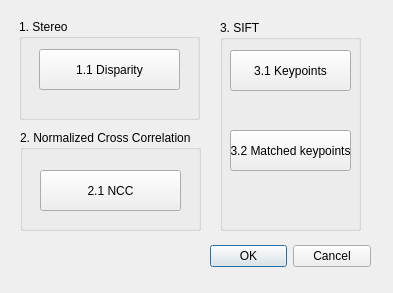
<?xml version="1.0" encoding="UTF-8"?>
<ui version="4.0">
 <class>Dialog</class>
 <widget class="QDialog" name="Dialog">
  <property name="geometry">
   <rect>
    <x>0</x>
    <y>0</y>
    <width>393</width>
    <height>293</height>
   </rect>
  </property>
  <property name="windowTitle">
   <string>Dialog</string>
  </property>
  <widget class="QDialogButtonBox" name="buttonBox">
   <property name="geometry">
    <rect>
     <x>210</x>
     <y>240</y>
     <width>161</width>
     <height>32</height>
    </rect>
   </property>
   <property name="orientation">
    <enum>Qt::Horizontal</enum>
   </property>
   <property name="standardButtons">
    <set>QDialogButtonBox::Cancel|QDialogButtonBox::Ok</set>
   </property>
  </widget>
  <widget class="QGroupBox" name="groupBox">
   <property name="geometry">
    <rect>
     <x>19</x>
     <y>19</y>
     <width>181</width>
     <height>101</height>
    </rect>
   </property>
   <property name="title">
    <string>1. Stereo</string>
   </property>
   <widget class="QPushButton" name="disparity">
    <property name="geometry">
     <rect>
      <x>20</x>
      <y>30</y>
      <width>141</width>
      <height>41</height>
     </rect>
    </property>
    <property name="text">
     <string>1.1 Disparity</string>
    </property>
   </widget>
  </widget>
  <widget class="QGroupBox" name="groupBox_2">
   <property name="geometry">
    <rect>
     <x>220</x>
     <y>20</y>
     <width>141</width>
     <height>211</height>
    </rect>
   </property>
   <property name="title">
    <string>3. SIFT</string>
   </property>
   <widget class="QPushButton" name="keypoints">
    <property name="geometry">
     <rect>
      <x>10</x>
      <y>30</y>
      <width>121</width>
      <height>41</height>
     </rect>
    </property>
    <property name="text">
     <string>3.1 Keypoints</string>
    </property>
   </widget>
   <widget class="QPushButton" name="keypoints2">
    <property name="geometry">
     <rect>
      <x>10</x>
      <y>110</y>
      <width>121</width>
      <height>41</height>
     </rect>
    </property>
    <property name="text">
     <string>3.2 Matched keypoints</string>
    </property>
   </widget>
  </widget>
  <widget class="QGroupBox" name="groupBox_3">
   <property name="geometry">
    <rect>
     <x>20</x>
     <y>130</y>
     <width>181</width>
     <height>101</height>
    </rect>
   </property>
   <property name="title">
    <string>2. Normalized Cross Correlation</string>
   </property>
   <widget class="QPushButton" name="ncc">
    <property name="geometry">
     <rect>
      <x>20</x>
      <y>40</y>
      <width>141</width>
      <height>41</height>
     </rect>
    </property>
    <property name="text">
     <string>2.1 NCC</string>
    </property>
   </widget>
  </widget>
 </widget>
 <resources/>
 <connections>
  <connection>
   <sender>buttonBox</sender>
   <signal>accepted()</signal>
   <receiver>Dialog</receiver>
   <slot>accept()</slot>
   <hints>
    <hint type="sourcelabel">
     <x>248</x>
     <y>254</y>
    </hint>
    <hint type="destinationlabel">
     <x>157</x>
     <y>274</y>
    </hint>
   </hints>
  </connection>
  <connection>
   <sender>buttonBox</sender>
   <signal>rejected()</signal>
   <receiver>Dialog</receiver>
   <slot>reject()</slot>
   <hints>
    <hint type="sourcelabel">
     <x>316</x>
     <y>260</y>
    </hint>
    <hint type="destinationlabel">
     <x>286</x>
     <y>274</y>
    </hint>
   </hints>
  </connection>
 </connections>
</ui>
